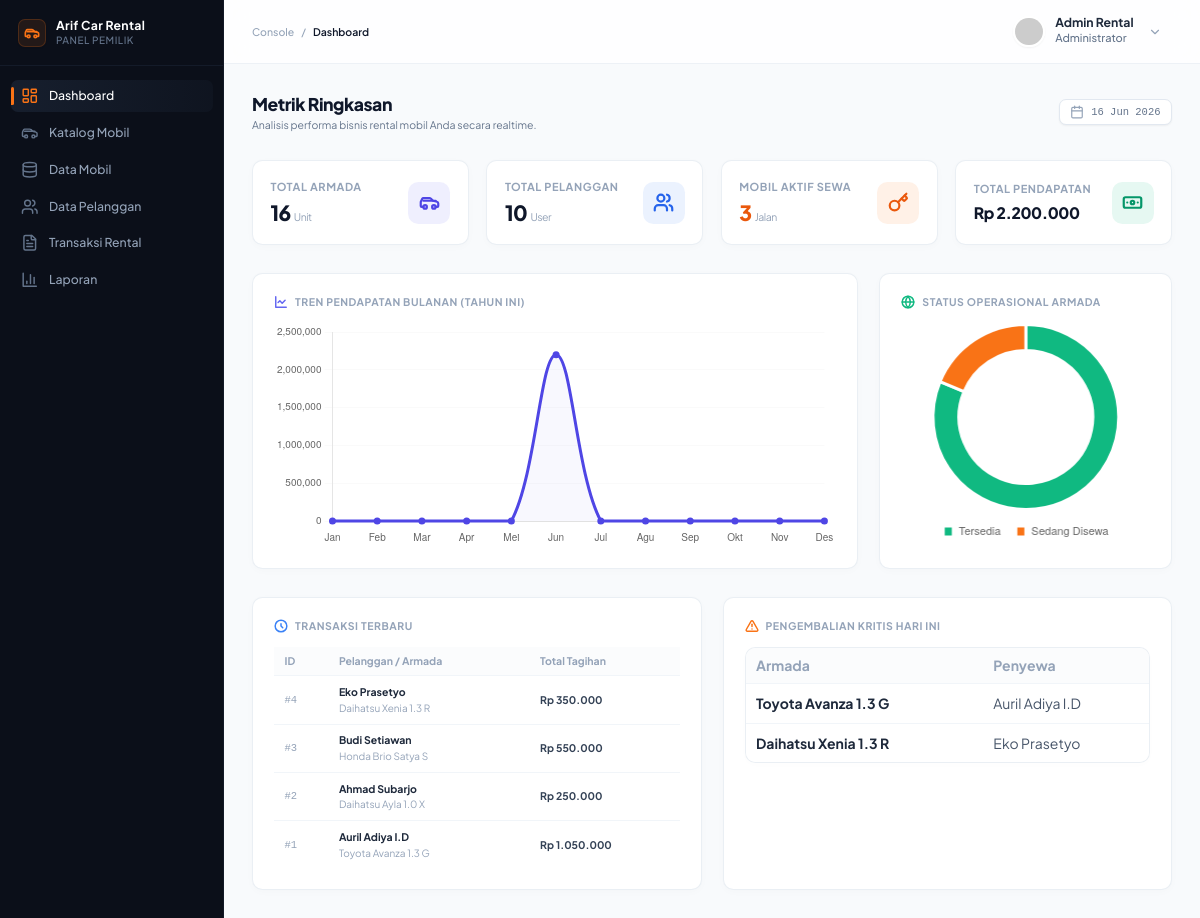
/pages/dashboard.php (signed in), run on the app's committed database.
### tables this page shows
CREATE TABLE `transaksi` (
  `id` int NOT NULL,
  `pelanggan_id` int NOT NULL,
  `plat_nomor` varchar(20) NOT NULL,
  `tanggal_sewa` date NOT NULL,
  `durasi_hari` int NOT NULL,
  `total_harga` int NOT NULL,
  `status_transaksi` enum('Berjalan','Selesai') DEFAULT 'Berjalan'
);

CREATE TABLE `pelanggan` (
  `id` int NOT NULL,
  `nama` varchar(100) NOT NULL,
  `email` varchar(100) DEFAULT NULL,
  `telepon` varchar(20) NOT NULL,
  `alamat` varchar(200) NOT NULL
);

### pages/dashboard.php (the view, shortened to what the rows shown need)
<?php
include '../config/koneksi.php';
$q_mobil = $conn->query("SELECT COUNT(*) as total FROM mobil");
$total_mobil = $q_mobil->fetch_assoc()['total'] ?? 0;
$q_disewa = $conn->query("SELECT COUNT(*) as total FROM mobil WHERE status = 'Disewa'");
$total_disewa = $q_disewa->fetch_assoc()['total'] ?? 0;
$pendapatan_bulanan = array_fill(1, 12, 0);
$kolom_tanggal = 'id';
$recent_transaksi = [];
$pengembalian_hari_ini = [];
$check_cols = $conn->query("SHOW COLUMNS FROM transaksi");
if($check_cols) {
    $cols = [];
    while($c = $check_cols->fetch_assoc()) { $cols[] = $c['Field']; }
    if(in_array('tgl_transaksi', $cols)) $kolom_tanggal = 'tgl_transaksi';
    elseif(in_array('tgl_pinjam', $cols)) $kolom_tanggal = 'tgl_pinjam';
    elseif(in_array('tanggal', $cols)) $kolom_tanggal = 'tanggal';
    elseif(in_array('tanggal_sewa', $cols)) $kolom_tanggal = 'tanggal_sewa';
    elseif(in_array('created_at', $cols)) $kolom_tanggal = 'created_at';
    if($kolom_tanggal !== 'id') {
        $q_chart = $conn->query("SELECT MONTH($kolom_tanggal) as bulan, SUM(total_harga) as total FROM transaksi WHERE YEAR($kolom_tanggal) = YEAR(CURDATE()) GROUP BY MONTH($kolom_tanggal)");
        if ($q_chart) {
            while($row = $q_chart->fetch_assoc()) {
                if(!empty($row['bulan'])) {
                    $pendapatan_bulanan[(int)$row['bulan']] = (int)$row['total'];
                }
            }
        }
    }
    $q_recent = $conn->query("SELECT * FROM transaksi ORDER BY id DESC LIMIT 5");
    if($q_recent) {
        while($row = $q_recent->fetch_assoc()) {
            if(isset($row['pelanggan_id'])) {
                $qp = $conn->query("SELECT nama FROM pelanggan WHERE id = " . intval($row['pelanggan_id']));
                if($qp && $p_res = $qp->fetch_assoc()) $row['nama_pelanggan'] = $p_res['nama'];
            }
            if(isset($row['plat_nomor'])) {
                $qm = $conn->query("SELECT merk, model FROM mobil WHERE plat_nomor = '" . $conn->real_escape_string($row['plat_nomor']) . "'");
                if($qm && $m_res = $qm->fetch_assoc()) {
                    $row['nama_mobil'] = $m_res['merk'] . ' ' . $m_res['model'];
                }
            }
            $recent_transaksi[] = $row;
        }
    }
    $query_kritis = "SELECT * FROM transaksi
                     WHERE DATE_ADD(tanggal_sewa, INTERVAL durasi_hari DAY) <= CURDATE()
                     AND status_transaksi = 'Berjalan'
                     ORDER BY DATE_ADD(tanggal_sewa, INTERVAL durasi_hari DAY) ASC";
    $q_kembali = $conn->query($query_kritis);
    if($q_kembali) {
        while($row = $q_kembali->fetch_assoc()) {
            $nama_p = 'Pelanggan'; $telp_p = '-';
            if(isset($row['pelanggan_id'])) {
                $qp = $conn->query("SELECT nama, telepon FROM pelanggan WHERE id = " . intval($row['pelanggan_id']));
                if($qp && $p_res = $qp->fetch_assoc()) {
                    $nama_p = $p_res['nama'];
                    $telp_p = $p_res['telepon'] ?? '-';
                }
            }
            $nama_m = 'Mobil';
            if(isset($row['plat_nomor'])) {
                $qm = $conn->query("SELECT merk, model FROM mobil WHERE plat_nomor = '" . $conn->real_escape_string($row['plat_nomor']) . "'");
                if($qm && $m_res = $qm->fetch_assoc()) {
                    $nama_m = $m_res['merk'] . ' ' . $m_res['model'];
                }
            }
            $pengembalian_hari_ini[] = [
                'nama_mobil' => $nama_m,
                'nama_pelanggan' => $nama_p,
                'telepon' => $telp_p
            ];
        }
    }
}
$total_tersedia = max(0, $total_mobil - $total_disewa);
?>
<!DOCTYPE html>
<html lang="id" class="h-full bg-[#f8fafc]">
<head>
    <script src="../assets/js/tailwind.js"></script>
</head>
<body class="h-screen text-slate-900 antialiased flex flex-col md:flex-row overflow-hidden bg-[#f8fafc]">
    <aside class="w-full md:w-64 bg-[#0B0F19] border-b md:border-b-0 md:border-r border-slate-800/40 flex flex-col z-20 flex-shrink-0">
    <div>
        <div class="p-4 md:p-5 flex items-center justify-between border-b border-slate-800/50 mb-2 md:mb-4">
            <div class="flex items-center gap-3">
                <div class="flex flex-col">
                    <h2 class="text-sm font-bold text-white tracking-wide leading-tight">Arif Car Rental</h2>
                </div>
            </div>
        </div>
    </div>
    </aside>
    <div class="flex-1 flex flex-col overflow-hidden">
        <main class="flex-1 overflow-y-auto p-4 md:p-8 bg-[#F8FAFC]">
            <div class="w-full space-y-8">
                <div class="flex justify-between items-center">
                    <div>
                        <h2 class="text-xl font-extrabold text-slate-900 tracking-tight">Metrik Ringkasan</h2>
                    </div>
                </div>
                <div class="grid grid-cols-1 lg:grid-cols-2 gap-6">
                    <div class="bg-white p-6 rounded-xl border border-slate-200/70 shadow-[0_2px_8px_rgba(0,0,0,0.02)]">
                        <div class="overflow-x-auto">
                            <table class="w-full text-left text-xs border-collapse">
                                <thead>
                                    <tr class="border-b border-slate-100 text-slate-400 font-semibold bg-slate-50/50">
                                        <th class="py-2 px-3">ID</th>
                                        <th class="py-2 px-3">Pelanggan / Armada</th>
                                        <th class="py-2 px-3">Total Tagihan</th>
                                    </tr>
                                </thead>
                                <tbody class="divide-y divide-slate-100 text-slate-600">
                                    <?php if(!empty($recent_transaksi)): ?>
                                        <?php foreach($recent_transaksi as $tx): ?>
                                            <tr class="hover:bg-slate-50/50 transition-colors">
                                                <td class="py-2.5 px-3 font-mono text-slate-400">#<?= $tx['id'] ?? '-'; ?></td>
                                                <td class="py-2.5 px-3">
                                                    <div class="font-bold text-slate-800">
                                                        <?= htmlspecialchars($tx['nama_pelanggan'] ?? 'Pelanggan Tidak Ditemukan'); ?>
                                                    </div>
                                                    <div class="text-[10px] text-slate-400 mt-0.5">
                                                        <?= htmlspecialchars($tx['nama_mobil'] ?? 'Mobil Tidak Ditemukan'); ?>
                                                    </div>
                                                </td>
                                                <td class="py-2.5 px-3 font-bold text-slate-700">Rp <?= number_format($tx['total_harga'] ?? 0, 0, ',', '.'); ?></td>
                                            </tr>
                                        <?php endforeach; ?>
                                    <?php else: ?>
                                        <tr>
                                            <td colspan="3" class="py-4 text-center text-slate-400">Belum ada aktivitas transaksi.</td>
                                        </tr>
                                    <?php endif; ?>
                                </tbody>
                            </table>
                        </div>
                    </div>
                    <div class="bg-white p-6 rounded-xl border border-slate-200/70 shadow-[0_2px_8px_rgba(0,0,0,0.02)]">
                        <div class="bg-white rounded-xl border border-slate-200/70 shadow-[0_2px_8px_rgba(0,0,0,0.01)] overflow-x-auto scrollbar-none">
                            <table class="w-full text-left border-collapse min-w-[600px]">
                                <thead>
                                    <tr class="border-b border-slate-100 text-slate-400 font-semibold bg-slate-50/50">
                                        <th class="py-2 px-3">Armada</th>
                                        <th class="py-2 px-3">Penyewa</th>
                                    </tr>
                                </thead>
                                <tbody class="divide-y divide-slate-100 text-slate-600">
                                    <?php if(!empty($pengembalian_hari_ini)): ?>
                                        <?php foreach($pengembalian_hari_ini as $p_hari): ?>
                                            <tr class="hover:bg-red-50/40 transition-colors">
                                                <td class="py-2.5 px-3 font-bold text-slate-800"><?= htmlspecialchars($p_hari['nama_mobil']); ?></td>
                                                <td class="py-2.5 px-3 text-slate-600"><?= htmlspecialchars($p_hari['nama_pelanggan']); ?></td>
                                            </tr>
                                        <?php endforeach; ?>
                                    <?php endif; ?>
                                </tbody>
                            </table>
                        </div>
                    </div>
                </div>
            </div>
        </main>
    </div>
    <script>
        // Distribusi Pendapatan dari Backend PHP
        const dataPendapatan = <?= json_encode(array_values($pendapatan_bulanan)); ?>;
        // 1. Konfigurasi Line Chart (Tren Pendapatan Bulanan)
        const ctxRevenue = document.getElementById('revenueChart').getContext('2d');
        new Chart(ctxRevenue, {
            type: 'line',
            data: {
                labels: ['Jan', 'Feb', 'Mar', 'Apr', 'Mei', 'Jun', 'Jul', 'Agu', 'Sep', 'Okt', 'Nov', 'Des'],
                datasets: [{
                    label: 'Pendapatan (Rp)',
                    data: dataPendapatan,
                    borderColor: '#4f46e5',
                    backgroundColor: 'rgba(79, 70, 229, 0.04)',
                    borderWidth: 3,
                    fill: true,
                    tension: 0.35,
                    pointBackgroundColor: '#4f46e5',
                    pointRadius: 2
                }]
            },
            options: {
                responsive: true,
                maintainAspectRatio: false,
                plugins: { legend: { display: false } },
                scales: {
                    y: { beginAtZero: true, grid: { color: 'rgba(0, 0, 0, 0.02)' }, ticks: { font: { size: 10 } } },
                    x: { grid: { display: false }, ticks: { font: { size: 10 } } }
                }
            }
        });
        // 2. Konfigurasi Doughnut Chart (Status Operasional Mobil)
        const ctxStatus = document.getElementById('statusChart').getContext('2d');
        new Chart(ctxStatus, {
            type: 'doughnut',
            data: {
                labels: ['Tersedia', 'Sedang Disewa'],
                datasets: [{
                    data: [<?= $total_tersedia; ?>, <?= $total_disewa; ?>],
                    backgroundColor: ['#10b981', '#f97316'],
                    borderWidth: 3,
                    borderColor: '#ffffff'
                }]
            },
            options: {
                responsive: true,
                maintainAspectRatio: false,
                plugins: {
                    legend: {
                        position: 'bottom',
                        labels: { boxWidth: 10, padding: 15, font: { size: 11, weight: '500' } }
                    }
                },
                cutout: '72%'
            }
        });
    </script>
</body>
</html>

### data on the page
transaksi: id "4", nama_pelanggan "Eko Prasetyo", nama_mobil "Daihatsu Xenia 1.3 R", total_harga "350.000"
transaksi: id "3", nama_pelanggan "Budi Setiawan", nama_mobil "Honda Brio Satya S", total_harga "550.000"
transaksi: id "2", nama_pelanggan "Ahmad Subarjo", nama_mobil "Daihatsu Ayla 1.0 X", total_harga "250.000"
transaksi: id "1", nama_pelanggan "Auril Adiya I.D", nama_mobil "Toyota Avanza 1.3 G", total_harga "1.050.000"
pelanggan: nama_mobil "Toyota Avanza 1.3 G", nama "Auril Adiya I.D"
pelanggan: nama_mobil "Daihatsu Xenia 1.3 R", nama "Eko Prasetyo"

### other printed values
$total_mobil "16"
$total_pelanggan "10"
$total_disewa "3"
$total_pendapatan "2.200.000"
chart data {{ json_encode(array_values($pendapatan_bulanan)) }} [0,0,0,0,0,2200000,0,0,0,0,0,0]
chart data {{ $total_tersedia }} 13
chart data {{ $total_disewa }} 3
